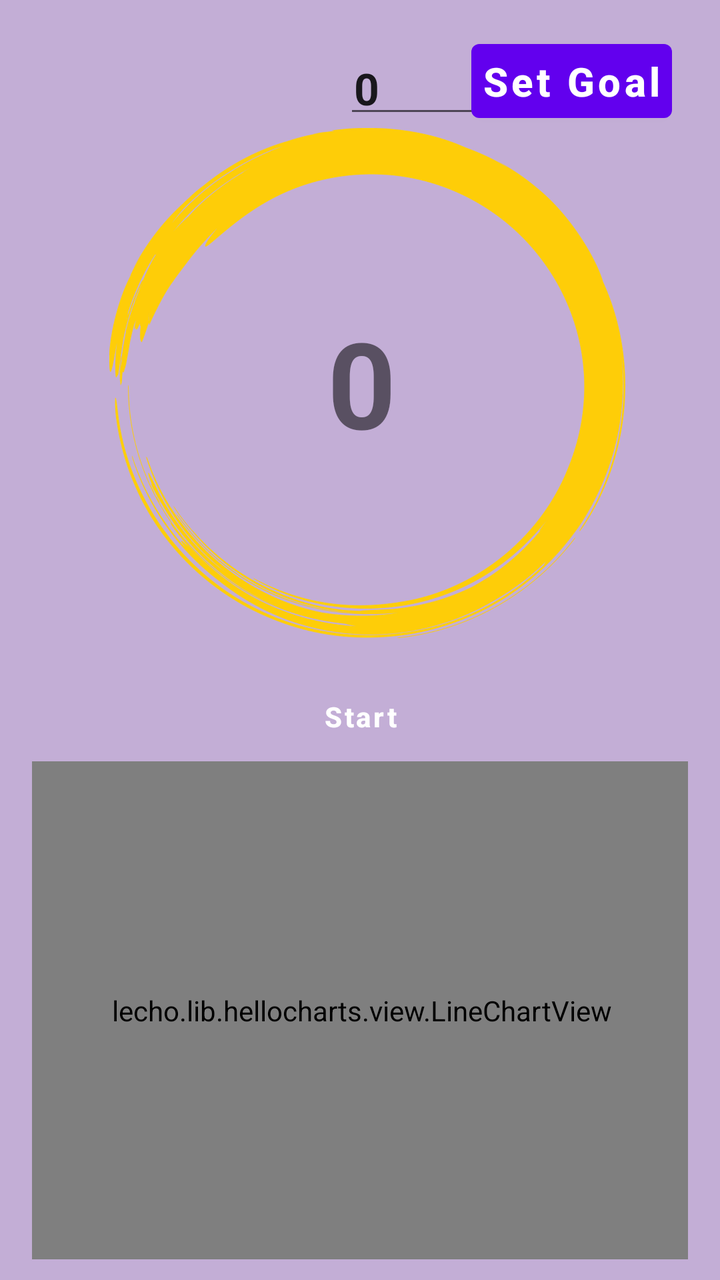
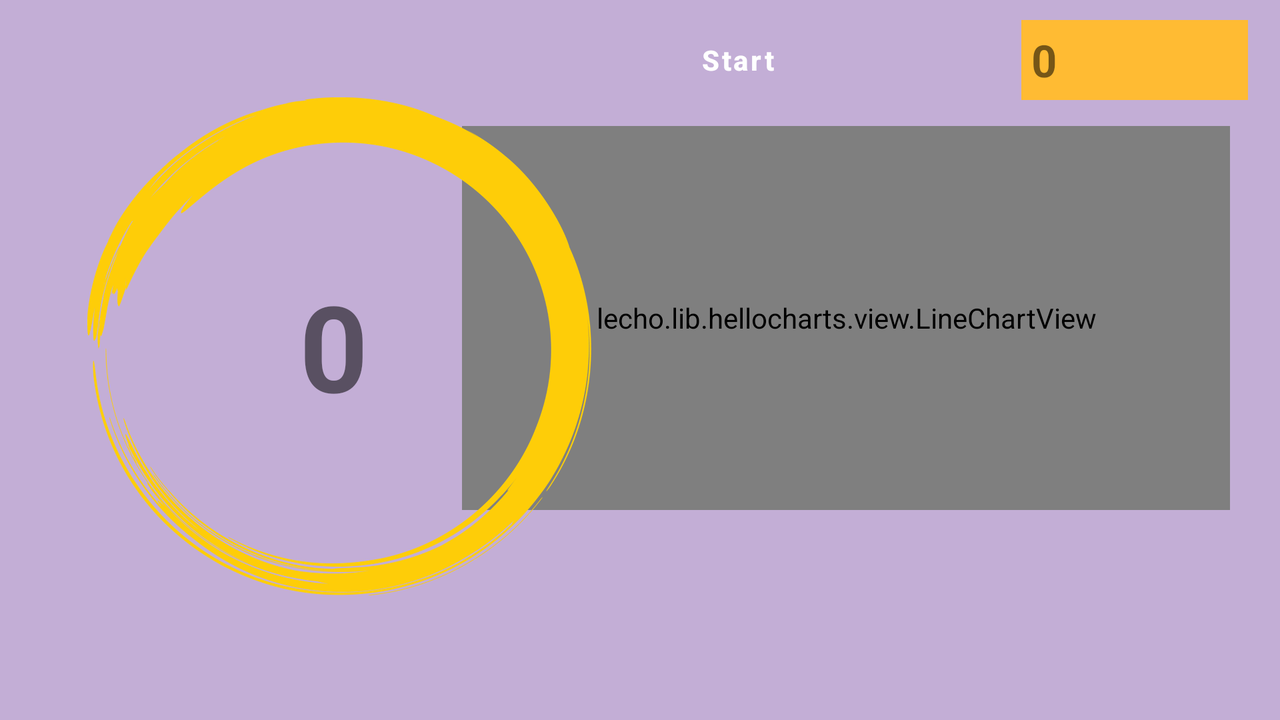

One screen, two layout resources from the same app: the default and the repository's alternative for another configuration. Each is rendered where Android would select it; the XML of both is given below.
<!-- AndroidManifest.xml: application theme Theme.WalkWithMe -->
<!-- res/layout/fragment_step.xml -->
<?xml version="1.0" encoding="utf-8"?>
<RelativeLayout xmlns:android="http://schemas.android.com/apk/res/android"
    xmlns:app="http://schemas.android.com/apk/res-auto"
    xmlns:tools="http://schemas.android.com/tools"
    android:layout_width="match_parent"
    android:layout_height="match_parent"
    android:background="#FFFFFF"
    android:backgroundTint="#C3AED6"
    >

    <androidx.constraintlayout.widget.ConstraintLayout
        android:layout_width="match_parent"
        android:layout_height="651dp"
        android:layout_alignParentStart="true"
        android:layout_alignParentTop="true"
        android:paddingHorizontal="16dp">


        <EditText
            android:id="@+id/dayRecordText"
            android:layout_width="115dp"
            android:layout_height="40dp"
            android:layout_marginStart="156dp"
            android:layout_marginTop="24dp"
            android:layout_weight="1"
            android:autoSizeMaxTextSize="30dp"
            android:autoSizeMinTextSize="2sp"
            android:autoSizeTextType="uniform"
            android:gravity="center_vertical"
            android:padding="5dp"
            android:text="0"
            android:textSize="22sp"
            android:textStyle="bold"
            app:layout_constraintStart_toStartOf="parent"
            app:layout_constraintTop_toTopOf="parent" />

        <Button
            android:id="@+id/setgoal"
            android:layout_width="wrap_content"
            android:layout_height="wrap_content"
            android:layout_marginTop="16dp"
            android:layout_marginEnd="8dp"
            android:autoSizeMaxTextSize="30dp"
            android:autoSizeMinTextSize="2sp"
            android:autoSizeTextType="uniform"
            android:maxLines="1"
            android:padding="5dp"
            android:text="Set Goal"
            android:textAllCaps="false"
            android:textSize="20dp"
            android:textStyle="bold"
            app:layout_constraintEnd_toEndOf="parent"
            app:layout_constraintTop_toTopOf="parent" />

        <TextView
            android:id="@+id/stepText"
            android:layout_width="180dp"
            android:layout_height="110dp"
            android:layout_below="@+id/stepLabel"
            android:layout_alignParentStart="true"
            android:gravity="center"
            android:textAlignment="center"
            android:textSize="60sp"
            android:textStyle="bold"
            app:layout_constraintBottom_toBottomOf="@+id/imageView"
            app:layout_constraintEnd_toEndOf="@+id/imageView"
            app:layout_constraintHorizontal_bias="0.468"
            app:layout_constraintStart_toStartOf="@+id/imageView"
            app:layout_constraintTop_toTopOf="@+id/imageView"
            app:layout_constraintVertical_bias="0.496"
            tools:text="0" />

        <lecho.lib.hellocharts.view.LineChartView
            android:id="@+id/line_chart"
            android:layout_width="368dp"
            android:layout_height="249dp"
            android:layout_alignParentEnd="true"
            android:layout_alignParentBottom="true"
            android:layout_marginTop="16dp"
            android:background="@drawable/chart_bk"
            app:layout_constraintBottom_toBottomOf="parent"
            app:layout_constraintEnd_toEndOf="parent"
            app:layout_constraintHorizontal_bias="0.494"
            app:layout_constraintStart_toStartOf="parent"
            app:layout_constraintTop_toBottomOf="@+id/imageView"
            app:layout_constraintVertical_bias="0.816" />

        <ImageView
            android:id="@+id/imageView"
            android:layout_width="276dp"
            android:layout_height="255dp"
            android:layout_alignParentStart="true"
            android:layout_alignParentTop="true"
            android:layout_alignParentEnd="true"
            android:layout_alignParentBottom="true"
            android:layout_marginTop="64dp"
            android:baselineAlignBottom="false"
            android:textAlignment="center"
            app:layout_constraintEnd_toEndOf="parent"
            app:layout_constraintHorizontal_bias="0.57"
            app:layout_constraintStart_toStartOf="parent"
            app:layout_constraintTop_toTopOf="parent"
            app:srcCompat="@drawable/pngegg" />

        <Button
            android:id="@+id/startButton"
            android:layout_width="129dp"
            android:layout_height="54dp"

            android:layout_marginTop="272dp"
            android:background="@drawable/paw"
            android:text="Start"
            android:textAllCaps="false"
            android:textStyle="bold"
            app:layout_constraintBottom_toTopOf="@+id/line_chart"
            app:layout_constraintEnd_toEndOf="parent"
            app:layout_constraintStart_toStartOf="parent"
            app:layout_constraintTop_toTopOf="@+id/imageView" />


    </androidx.constraintlayout.widget.ConstraintLayout>

</RelativeLayout>
<!-- resources referenced by this layout -->
<resources>
  <!-- drawable chart_bk (drawable-v24) -->
  <?xml version="1.0" encoding="UTF-8"?>
  <shape xmlns:android="http://schemas.android.com/apk/res/android">
      <corners android:radius="30px"/>
  
      <padding android:left="0dp"
          android:top="0dp"
          android:right="0dp"
          android:bottom="0dp" />
  </shape>
  <!-- drawable pngegg: png bitmap (drawable-v24, 398245 bytes) -->
  <style name="Theme.WalkWithMe" parent="Theme.MaterialComponents.DayNight.DarkActionBar">
          
          <item name="colorPrimary">@color/purple_500</item>
          <item name="colorPrimaryVariant">@color/purple_700</item>
          <item name="colorOnPrimary">@color/white</item>
          
          <item name="colorSecondary">@color/teal_200</item>
          <item name="colorSecondaryVariant">@color/teal_700</item>
          <item name="colorOnSecondary">@color/black</item>
          
          <item name="android:statusBarColor" tools:targetApi="l">?attr/colorPrimaryVariant</item>
          
      </style>
</resources>
<!-- res/layout-land/fragment_step.xml (the repository's variant of the layout above) -->
<!-- drawn on the phone turned sideways -->
<?xml version="1.0" encoding="utf-8"?>
<RelativeLayout xmlns:android="http://schemas.android.com/apk/res/android"
    xmlns:app="http://schemas.android.com/apk/res-auto"
    xmlns:tools="http://schemas.android.com/tools"
    android:layout_width="match_parent"
    android:layout_height="match_parent"
    android:background="#FFFFFF"
    android:backgroundTint="#C3AED6"
    >

    <androidx.constraintlayout.widget.ConstraintLayout
        android:layout_width="789dp"
        android:layout_height="391dp"
        android:layout_alignParentStart="true"
        android:layout_alignParentTop="true"
        android:layout_alignParentEnd="true"
        android:layout_alignParentBottom="true"
        android:layout_marginStart="-4dp"
        android:layout_marginTop="2dp"
        android:layout_marginEnd="0dp"
        android:layout_marginBottom="0dp"
        android:paddingHorizontal="16dp">


        <TextView
            android:id="@+id/dayRecordText"
            android:layout_width="115dp"
            android:layout_height="40dp"
            android:layout_marginStart="80dp"
            android:layout_marginTop="8dp"
            android:layout_weight="1"
            android:autoSizeMaxTextSize="30dp"
            android:autoSizeMinTextSize="2sp"
            android:autoSizeTextType="uniform"
            android:background="#FFFFFF"
            android:backgroundTint="@android:color/holo_orange_light"
            android:gravity="center_vertical"
            android:padding="5dp"
            android:text="0"
            android:textSize="22sp"
            android:textStyle="bold"
            app:layout_constraintStart_toEndOf="@+id/startButton"
            app:layout_constraintTop_toTopOf="parent" />

        <Button
            android:id="@+id/setgoal"
            android:layout_width="76dp"
            android:layout_height="43dp"
            android:layout_marginStart="4dp"
            android:layout_marginBottom="10dp"
            android:autoSizeMaxTextSize="30dp"
            android:autoSizeMinTextSize="2sp"
            android:autoSizeTextType="uniform"
            android:maxLines="1"
            android:padding="5dp"
            android:text="Set Goal"
            android:textAllCaps="false"
            android:textSize="20dp"
            android:textStyle="bold"
            app:layout_constraintBottom_toTopOf="@+id/line_chart"
            app:layout_constraintEnd_toEndOf="parent"
            app:layout_constraintHorizontal_bias="0.256"
            app:layout_constraintStart_toEndOf="@+id/dayRecordText"
            app:layout_constraintTop_toTopOf="parent"
            app:layout_constraintVertical_bias="0.631" />

        <TextView
            android:id="@+id/stepText"
            android:layout_width="180dp"
            android:layout_height="110dp"
            android:layout_below="@+id/stepLabel"
            android:layout_alignParentStart="true"
            android:gravity="center"
            android:textAlignment="center"
            android:textSize="60sp"
            android:textStyle="bold"
            app:layout_constraintBottom_toBottomOf="@+id/imageView"
            app:layout_constraintEnd_toEndOf="@+id/imageView"
            app:layout_constraintHorizontal_bias="0.468"
            app:layout_constraintStart_toStartOf="@+id/imageView"
            app:layout_constraintTop_toTopOf="@+id/imageView"
            app:layout_constraintVertical_bias="0.496"
            tools:text="0" />

        <lecho.lib.hellocharts.view.LineChartView
            android:id="@+id/line_chart"
            android:layout_width="384dp"
            android:layout_height="192dp"
            android:layout_alignParentEnd="true"
            android:layout_alignParentBottom="true"
            android:layout_marginTop="13dp"
            android:background="@drawable/chart_bk"
            app:layout_constraintBottom_toBottomOf="parent"
            app:layout_constraintEnd_toEndOf="parent"
            app:layout_constraintHorizontal_bias="0.961"
            app:layout_constraintStart_toStartOf="parent"
            app:layout_constraintTop_toBottomOf="@+id/dayRecordText"
            app:layout_constraintVertical_bias="0.0" />

        <ImageView
            android:id="@+id/imageView"
            android:layout_width="274dp"
            android:layout_height="249dp"
            android:layout_alignParentStart="true"
            android:layout_alignParentTop="true"
            android:layout_alignParentEnd="true"
            android:layout_alignParentBottom="true"
            android:baselineAlignBottom="false"
            android:textAlignment="center"
            app:layout_constraintBottom_toBottomOf="parent"
            app:layout_constraintEnd_toEndOf="parent"
            app:layout_constraintHorizontal_bias="0.06"
            app:layout_constraintStart_toStartOf="parent"
            app:layout_constraintTop_toTopOf="parent"
            app:layout_constraintVertical_bias="0.429"
            app:srcCompat="@drawable/pngegg" />

        <Button
            android:id="@+id/startButton"
            android:layout_width="124dp"
            android:layout_height="48dp"

            android:layout_marginBottom="5dp"
            android:background="@drawable/paw"
            android:text="Start"
            android:textAllCaps="false"
            android:textStyle="bold"
            app:layout_constraintBottom_toTopOf="@+id/line_chart"
            app:layout_constraintStart_toEndOf="@+id/imageView"
            app:layout_constraintTop_toTopOf="parent" />


    </androidx.constraintlayout.widget.ConstraintLayout>

</RelativeLayout>
